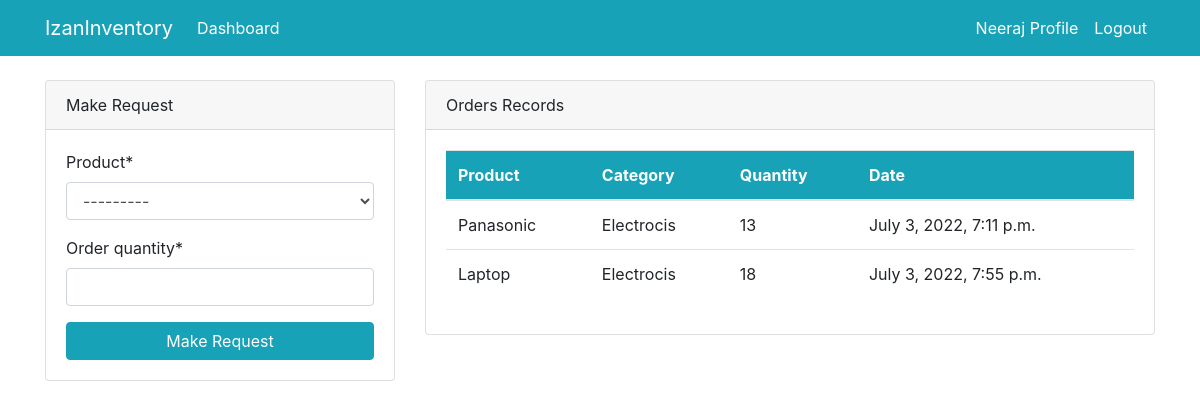
The page /dashboard/ (signed in) on the database its author committed.
### dashboard/models.py (models this page shows, shortened)
class Order(models.Model):
    product = models.ForeignKey(Product, on_delete=models.CASCADE, null=True)
    staff = models.ForeignKey(User, models.CASCADE,null=True)
    order_quantity = models.PositiveBigIntegerField(null=True)
    date = models.DateTimeField(auto_now_add=True)

class Product(models.Model):
    name = models.CharField(max_length=100, null=True)
    quantity = models.PositiveIntegerField(null=True)
    category = models.CharField(max_length=50, choices= CATEGORY,null=True)
    def __str__(self):
     return f'{self.name}'

### dashboard/views.py (the view)
# urls.py: path('dashboard/',views.index,name="dashboard-index"),
@login_required()
def index(request):
    orders = Order.objects.all()
    products = Product.objects.all()
    orders_count = orders.count()
    items_count = products.count()
    workers_count = User.objects.all().count()
    if request.method == 'POST':
        form = OrderForm(request.POST)
        if form.is_valid():
            instance = form.save(commit=False)
            instance.staff = request.user
            instance.save()
            return redirect('dashboard-index')
    else:
        form = OrderForm()
    context = {
        'orders': orders,
        'form': form,
        'products': products,
        'items_count': items_count,
        'orders_count': orders_count,
        'workers_count': workers_count
    }
    return render(request,'dashboard/index.html',context)

### dashboard/forms.py
class OrderForm(forms.ModelForm):
    class Meta:
        model = Order
        fields = ['product','order_quantity']

### templates/dashboard/index.html (shortened to what this page needs)
{% extends 'partials/base.html' %}
{% block content %}
{% if user.is_authenticated and user.is_staff and user.is_superuser %}
{% include 'partials/topnav.html' %}
<div class="container">
    <div class="row my-5">
        <div class="col-md-6">
            <div class="bg-white">
                <canvas id="myChart1" width="400" height="300"></canvas>
                <script>
                    var ctx = document.getElementById('myChart1').getContext('2d');
                    var myChart1 = new Chart(ctx, {
                        type: 'pie',
                        data: {
                            labels: [{% for order in orders %}"{{order.product.name}}",{% endfor %}],
                            datasets: [{
                                label: 'Products',
                                data: [{% for order in orders%} {{order.order_quantity}},{% endfor %}],
                                backgroundColor: [
                                    'rgba(255, 99, 132, 1)',
                                    'rgba(54, 162, 235, 1)',
                                    'rgba(255, 206, 86, 1)',
                                    'rgba(75, 192, 192, 1)',
                                    'rgba(153, 102, 255, 1)',
                                    'rgba(255, 159, 64, 1)'
                                ],
                                borderColor: [
                                    'rgba(255, 99, 132, 1)',
                                    'rgba(54, 162, 235, 1)',
                                    'rgba(255, 206, 86, 1)',
                                    'rgba(75, 192, 192, 1)',
                                    'rgba(153, 102, 255, 1)',
                                    'rgba(255, 159, 64, 1)'
                                ],
                                borderWidth: 1
                            }]
                        },
                        options: {
                            scales: {
                                yAxes: [{
                                    ticks: {
                                        beginAtZero: true
                                    }
                                }]
                            }
                        }
                    });
                </script>
            </div>
        </div>
        <div class="col-md-6">
            <div class="bg-white">
                <canvas id="myChart" width="400" height="300"></canvas>
                <script>
                    var ctx = document.getElementById('myChart').getContext('2d');
                    var myChart = new Chart(ctx, {
                        type: 'bar',
                        data: {
                            labels: [{% for product in products %}'{{product.name}}',{% endfor %}],
                            datasets: [{
                                label: 'Products',
                                data: [{% for product in products %} {{product.quantity}},{% endfor %}],
                                backgroundColor: [
                                    'rgba(255, 99, 132, 1)',
                                    'rgba(54, 162, 235, 1)',
                                    'rgba(255, 206, 86, 1)',
                                    'rgba(75, 192, 192, 1)',
                                    'rgba(153, 102, 255, 1)',
                                    'rgba(255, 159, 64, 1)'
                                ],
                                borderColor: [
                                    'rgba(255, 99, 132, 1)',
                                    'rgba(54, 162, 235, 1)',
                                    'rgba(255, 206, 86, 1)',
                                    'rgba(75, 192, 192, 1)',
                                    'rgba(153, 102, 255, 1)',
                                    'rgba(255, 159, 64, 1)'
                                ],
                                borderWidth: 1
                            }]
                        },
                        options: {
                            scales: {
                                yAxes: [{
                                    ticks: {
                                        beginAtZero: true
                                    }
                                }]
                            }
                        }
                    });
                </script>
            </div>
        </div>
    </div>
</div>
{% else %}
{% include 'dashboard/staff_index.html' %}
{% endif %}
{% endblock %}

### templates/partials/nav.html (shortened to what this page needs)
<nav class="navbar navbar-expand-lg navbar-info bg-info">
    {% if user.is_authenticated %}
    <div class="container">
        <a class="navbar-brand text-white" href="{% url 'dashboard-index' %}">IzanInventory</a>
        <div class="collapse navbar-collapse" id="navbarSupportedContent">
            <ul class="navbar-nav mr-auto">
                <li class="nav-item active">
                    <a class="nav-link text-white" href="{% url 'dashboard-index' %}">Dashboard </a>
                </li>
            </ul>
            <ul class="navbar-nav ml-auto">
                <li class="nav-item active">
                    <a class="nav-link text-white" href="{% url 'user-profile' %}"> {{ user.username }} Profile
                        <span class="sr-only">(current)</span></a>
                </li>
                <li class="nav-item">
                    <a class="nav-link text-white" href="{% url 'user-logout' %}">Logout</a>
                </li>
            </ul>
            {% endif %}
        </div>
    </div>
</nav>

### templates/dashboard/staff_index.html (shortened to what this page needs)
{% load crispy_forms_tags %}
<div class="container">
        <div class="row mt-4">
            <div class="col-md-4">
                <div class="card">
                    <div class="card-header">
                        Make Request
                    </div>
                    <div class="card-body">
                        <form method="POST">
                            {{ form|crispy }}
                            <input class="btn btn-info btn-block" type="submit" value="Make Request">
                        </form>
                    </div>
                </div>
            </div>
            <div class="col-md-8">
                <div class="card">
                    <div class="card-header">
                        Orders Records
                    </div>
                    <div class="card-body">
                        <table class="table bg-white">
                            <thead class="bg-info text-white">
                                <tr>
                                    <th scope="col">Product</th>
                                    <th scope="col">Category</th>
                                    <th scope="col">Quantity</th>
                                    <th scope="col">Date</th>
                                </tr>
                            </thead>
                            <tbody>
                                {% for order in orders %}
                                {% if order.staff == user %}
                                <tr>
                                    <td>{{order.product.name}}</td>
                                    <td>{{order.product.category}}</td>
                                    <td>{{order.order_quantity}}</td>
                                    <td>{{order.date}}</td>
                                </tr>
                                {% endif %}
                                {% endfor %}
                            </tbody>
                        </table>
                    </div>
                </div>
            </div>
        </div>
</div>

### rows shown on the page
Order: product.name "Panasonic", product.category "Electrocis", order_quantity "13", date "July 3, 2022, 7:11 p.m."
Order: product.name "Laptop", product.category "Electrocis", order_quantity "18", date "July 3, 2022, 7:55 p.m."

### other values the page prints
{{ user.username }} "Neeraj"
